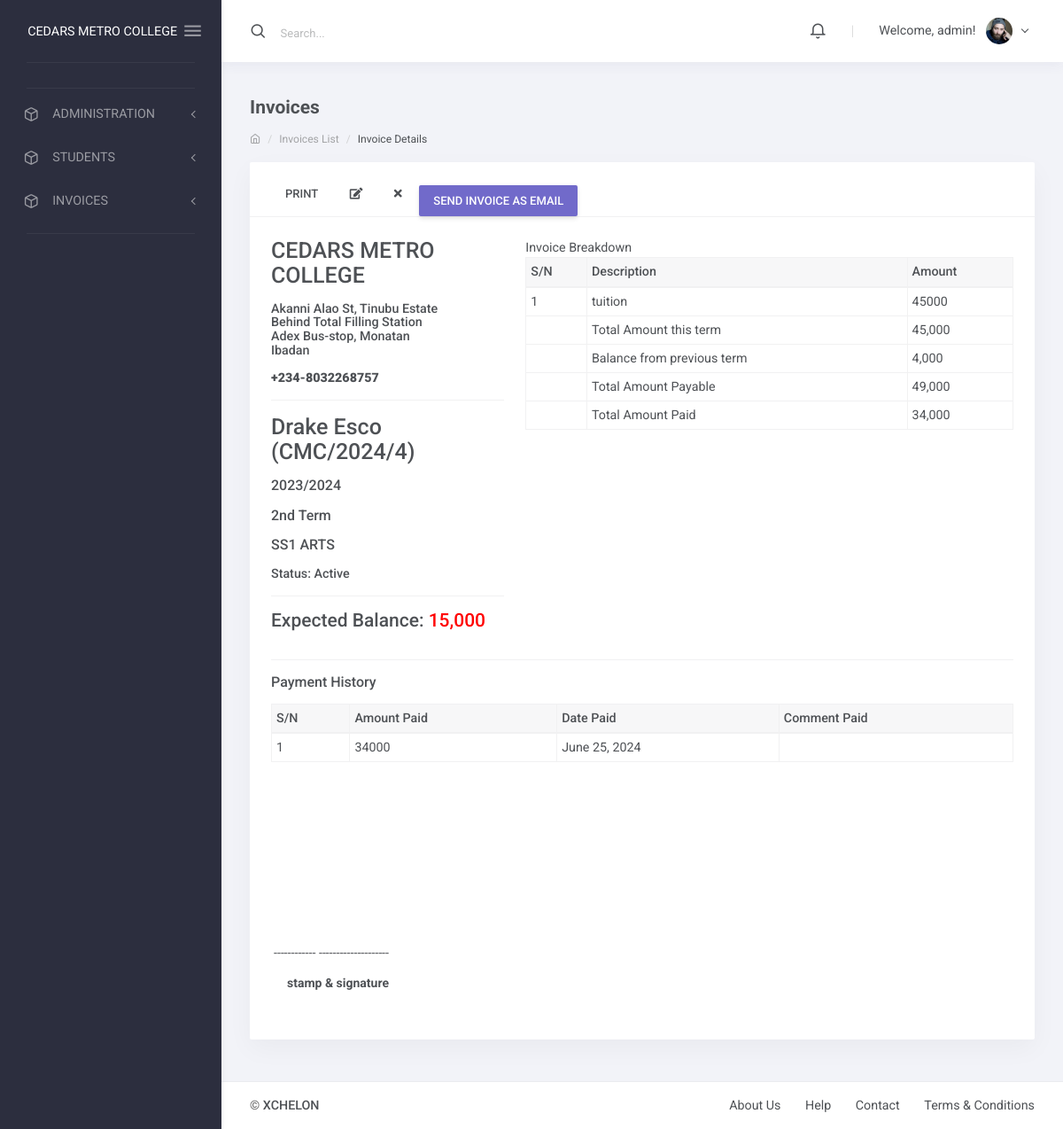
Screenshot of /finance/12/detail/ (signed in) with the database file from the repository.
### apps/finance/models.py (models this page shows, shortened)
class Invoice(models.Model):
    student = models.ForeignKey(Student, on_delete=models.CASCADE)
    session = models.ForeignKey(AcademicSession, on_delete=models.CASCADE)
    term = models.ForeignKey(AcademicTerm, on_delete=models.CASCADE)
    class_for = models.ForeignKey(StudentClass, on_delete=models.CASCADE)
    balance_from_previous_term = models.IntegerField(default=0)
    status = models.CharField(
        max_length=20,
        choices=[("active", "Active"), ("closed", "Closed")],
        default="active",
    )
    class Meta:
        ordering = ["student", "term"]
    def __str__(self):
        return f"{self.student}"
    def balance(self):
        payable = self.total_amount_payable()
        paid = self.total_amount_paid()
        return payable - paid
    def amount_payable(self):
        items = InvoiceItem.objects.filter(invoice=self)
        total = 0
        for item in items:
            total += item.amount
        return total
    def total_amount_payable(self):
        return self.balance_from_previous_term + self.amount_payable()
    def total_amount_paid(self):
        receipts = Receipt.objects.filter(invoice=self)
        amount = 0
        for receipt in receipts:
            amount += receipt.amount_paid
        return amount

class InvoiceItem(models.Model):
    invoice = models.ForeignKey(Invoice, on_delete=models.CASCADE)
    description = models.CharField(max_length=200)
    amount = models.IntegerField()

class Receipt(models.Model):
    invoice = models.ForeignKey(Invoice, on_delete=models.CASCADE)
    amount_paid = models.IntegerField()
    date_paid = models.DateField(default=timezone.now)
    comment = models.CharField(max_length=200, blank=True)

### apps/students/models.py (models this page shows, shortened)
class Student(models.Model):
    STATUS_CHOICES = [("active", "Active"), ("inactive", "Inactive")]
    GENDER_CHOICES = [("male", "Male"), ("female", "Female")]
    current_status = models.CharField(
        max_length=10, choices=STATUS_CHOICES, default="active"
    )
    registration_number = models.CharField(max_length=200, unique=True)
    surname = models.CharField(max_length=200)
    firstname = models.CharField(max_length=200)
    other_name = models.CharField(max_length=200, blank=True)
    gender = models.CharField(max_length=10, choices=GENDER_CHOICES, default="male")
    date_of_birth = models.DateField(default=timezone.now)
    current_class = models.ForeignKey(
        StudentClass, on_delete=models.SET_NULL, blank=True, null=True
    )
    date_of_admission = models.DateField(default=timezone.now)
    mobile_num_regex = RegexValidator(
        regex="^[0-9]{8,12}$", message="Entered mobile number isn't in a right format!"
    )
    parent_mobile_number = models.CharField(
        validators=[mobile_num_regex], max_length=12, blank=True
    )
    parent_email = models.EmailField(blank=True, null=True)
    address = models.TextField(blank=True)
    others = models.TextField(blank=True)
    passport = models.ImageField(blank=True, upload_to="students/passports/")
    class Meta:
        ordering = ["surname", "firstname", "other_name"]
    def __str__(self):
        return f"{self.surname} {self.firstname} {self.other_name} ({self.registration_number})"

### apps/corecode/models.py (models this page shows)
class AcademicSession(models.Model):
    name = models.CharField(max_length=200, unique=True)
    current = models.BooleanField(default=True)
    class Meta:
        ordering = ["-name"]
    def __str__(self):
        return self.name

class AcademicTerm(models.Model):
    name = models.CharField(max_length=20, unique=True)
    current = models.BooleanField(default=True)
    class Meta:
        ordering = ["name"]
    def __str__(self):
        return self.name

class StudentClass(models.Model):
    name = models.CharField(max_length=200, unique=True)
    class Meta:
        verbose_name = "Class"
        verbose_name_plural = "Classes"
        ordering = ["name"]
    def __str__(self):
        return self.name

### apps/finance/views.py (the view)
# urls.py: path("<int:pk>/detail/", InvoiceDetailView.as_view(), name="invoice-detail"),
class InvoiceDetailView(LoginRequiredMixin, DetailView):
    model = Invoice
    fields = "__all__"
    def get_context_data(self, **kwargs):
        context = super(InvoiceDetailView, self).get_context_data(**kwargs)
        context["receipts"] = Receipt.objects.filter(invoice=self.object)
        context["items"] = InvoiceItem.objects.filter(invoice=self.object)
        return context

### apps/finance/templatetags/finance_tags.py (called while the page is built)
@register.inclusion_tag('finance/notifications_tag.html')
def recent_notifications():
    notifications = Notification.objects.order_by('-timestamp')[:10]
    return {'notifications': notifications}

### apps/finance/templates/finance/invoice_detail.html (shortened to what this page needs)
{% extends 'base.html' %}
{% load humanize %}
{% block summary %}
                <div class="layout-content">
                    <div class="container-fluid flex-grow-1 container-p-y">
                        <h4 class="font-weight-bold py-3 mb-0">Invoices</h4>
                        <div class="text-muted small mt-0 mb-3 d-block breadcrumb">
                            <ol class="breadcrumb">
                                <li class="breadcrumb-item"><a href="#"><i class="feather icon-home"></i></a></li>
                                <li class="breadcrumb-item"><a href="#">Invoices List</a></li>
                                <li class="breadcrumb-item active">Invoice Details
                                </li>
                            </ol>
                        </div>
                        <div class="row">
                            <div class="col-xl-12">
                                <div class="card mb-4">
                                  <div class="card-header with-elements pb-0">
                                    <div class="card-tools">
                                      <a href="" onclick="myfun('pt')" class="btn btn-tool">Print</a>
                                      <a href="{% url 'invoice-update' object.id %}" class="btn btn-tool">
                                        <i class="fas fa-edit"></i>
                                      </a>
                                      <a href="{% url 'invoice-delete' object.id %}" class="btn btn-tool">
                                        <i class="fas fa-times"></i>
                                      </a>
                                       <a href=" " class="btn btn-primary mt-3">Send Invoice as Email</a>
                                    </div>
                                  </div>
                                    <div class="card-body">
                             <div  class="receipt" id="pt">
<div class="row" >
  <div class="col-sm-4">
    <div>
      <h3>{{ school_name | default:"CEDARS METRO COLLEGE" }} </h3>
      <h6>Akanni Alao St, Tinubu Estate <br> Behind Total Filling Station <br> Adex Bus-stop, Monatan <br>Ibadan</h6>
      <h6><b>+234-8032268757</b></h6>
    <hr>
    </div>
        <div>
      <h3>{{ object }} </h3>
      <h5>{{ object.session }} </h5>
      <h5>{{ object.term }} </h5>
      <h5>{{ object.class_for }} </h5>
      <h6>Status: {{ object.get_status_display }} </h6>
    <hr>
    <div>
      <h4>Expected Balance: <span style="color: red">{{ object.balance | intcomma }} </span></h4>
    </div>
    </div>
  </div>
  <div class="col-sm-8">
    <table class="table table-sm table-bordered">
      <thead class="thead-light">
        <tr>
          <th>S/N</th>
          <th>Description</th>
          <th>Amount</th>
        </tr>
      </thead>
      <tbody>
        {% for item in items %}
        <tr>
          <td>{{ forloop.counter }} </td>
          <td>{{ item.description }} </td>
          <td>{{ item.amount }} </td>
        </tr>
        {% endfor %}
      </tbody>
      <tfoot>
        <tr>
          <td></td>
          <td>Total Amount this term</td>
          <td>{{ object.amount_payable | intcomma}}</td>
        </tr>
        <tr>
          <td></td>
          <td>Balance from previous term</td>
          <td>{{ object.balance_from_previous_term | intcomma }}</td>
        </tr>
        <tr>
          <td></td>
          <td>Total Amount Payable</td>
          <td>{{ object.total_amount_payable | intcomma}}</td>
        </tr>
        <tr>
          <td></td>
          <td>Total Amount Paid</td>
          <td>{{ object.total_amount_paid | intcomma}}</td>
        </tr>
      </tfoot>
    </table>
  </div>
</div>
<hr>
<div>
<h5>Payment History</h5>
<table class="table table-bordered table-sm">
  <thead class="thead-light">
    <tr>
      <th>S/N</th>
      <th>Amount Paid</th>
      <th>Date Paid</th>
      <th>Comment Paid</th>
    </tr>
  </thead>
  <tbody>
    {% for receipt in receipts %}
    <tr>
      <td>{{ forloop.counter }}</td>
      <td>{{ receipt.amount_paid}}</td>
      <td>{{ receipt.date_paid}}</td>
      <td>{{ receipt.comment}}</td>
    </tr>
    {% endfor %}
  </tbody>
</table>
</div>
<br><br><br><br><br><br>
<div>
<div class="row">
<div class="mt-5" style="/* float: right; */padding: 15px;text-align: right;">
<p style="/* text-align: right; */">------------
    --------------------</p>
<h4 style="font-weight: bold; font-size: 14px; ">stamp &amp; signature</h4>
</div>
</div>
</div>
</div>
                                </div>
                              </div>
                            </div>
                        </div>
                    </div>
                </div>
{% endblock summary %}

### templates/base.html (shortened to what this page needs)
{% load static %}
<!DOCTYPE html>
<html lang="en" class="material-style layout-fixed">
<head>
     <link href="{% static 'django_select2/django_select2.css' %}" rel="stylesheet" />
    <link rel="stylesheet" href="{% static 'assets/fonts/fontawesome.css' %}">
    <link rel="stylesheet" href="{% static 'assets/fonts/ionicons.css' %}">
    <link rel="stylesheet" href="{% static 'assets/fonts/linearicons.css' %}">
    <link rel="stylesheet" href="{% static 'assets/fonts/open-iconic.css' %}">
    <link rel="stylesheet" href="{% static 'assets/fonts/pe-icon-7-stroke.css' %}">
    <link rel="stylesheet" href="{% static 'assets/fonts/feather.css' %}">
    <link rel="stylesheet" href="{% static 'assets/css/bootstrap-material.css' %}">
    <link rel="stylesheet" href="{% static 'assets/css/shreerang-material.css' %}">
    <link rel="stylesheet" href="{% static 'assets/css/uikit.css' %}">
    <link rel="stylesheet" href="{% static 'assets/libs/perfect-scrollbar/perfect-scrollbar.css' %}">
    <link rel="stylesheet" href="{% static 'assets/libs/flot/flot.css' %}">
    <link rel="stylesheet" href="{% static 'plugins\select2\dist\css\select2.min.css' %}">
</head>
<body>
    <div class="layout-wrapper layout-2">
        <div class="layout-inner">
            {% include 'navbar.html' %}
            <div class="layout-container">
                <nav class="layout-navbar navbar navbar-expand-lg align-items-lg-center bg-white container-p-x" id="layout-navbar">
                    <div class="navbar-collapse collapse" id="layout-navbar-collapse">
                        <div class="navbar-nav align-items-lg-center">
                            <label class="nav-item navbar-text navbar-search-box p-0 active">
                                <i class="feather icon-search navbar-icon align-middle"></i>
                                <span class="navbar-search-input pl-2">
                                    <input type="text" class="form-control navbar-text mx-2" placeholder="Search...">
                                </span>
                            </label>
                        </div>
                        <div class="navbar-nav align-items-lg-center ml-auto">
                            <div class="demo-navbar-notifications nav-item dropdown mr-lg-3">
                                <a class="nav-link dropdown-toggle hide-arrow" href="#" data-toggle="dropdown">
                                    <i class="feather icon-bell navbar-icon align-middle"></i>
                                </a>
                                         {% load finance_tags %}
                            </div>
                            <div class="nav-item d-none d-lg-block text-big font-weight-light line-height-1 opacity-25 mr-3 ml-1">|</div>
                            <div class="demo-navbar-user nav-item dropdown">
                                <a class="nav-link dropdown-toggle" href="#" data-toggle="dropdown">
                                    <span class="d-inline-flex flex-lg-row-reverse align-items-center align-middle">
                                        <img src="assets/img/avatars/1.png" alt class="d-block ui-w-30 rounded-circle">
                                        <span class="px-1 mr-lg-2 ml-2 ml-lg-0">
                                            {% if user.is_authenticated %}
                                            Welcome, {{ user.username }}!
                                                {% else %}
                                            You are not logged in.
                                                {% endif %}
                                        </span>
                                    </span>
                                </a>
                            </div>
                        </div>
                    </div>
                </nav>
                {% block summary %}
                {% endblock summary %}
                    <nav class="layout-footer footer bg-white">
                        <div class="container-fluid d-flex flex-wrap justify-content-between text-center container-p-x pb-3">
                            <div class="pt-3">
                                <span class="footer-text font-weight-semibold">&copy; <a href="xchelon.com.ng" class="footer-link" target="_blank">XCHELON</a></span>
                            </div>
                            <div>
                                <a href="javascript:" class="footer-link pt-3">About Us</a>
                                <a href="javascript:" class="footer-link pt-3 ml-4">Help</a>
                                <a href="javascript:" class="footer-link pt-3 ml-4">Contact</a>
                                <a href="javascript:" class="footer-link pt-3 ml-4">Terms &amp; Conditions</a>
                            </div>
                        </div>
                    </nav>
                </div>
            </div>
        </div>
</body>
</html>

### static/assets/css/uikit.css (style rules this page uses)
.ui-w-30 { width: 30px !important; height: auto; }

### rows the page displays
Invoice: student.registration_number "Drake Esco (CMC/2024/4)", session "2023/2024", term "2nd Term", class_for "SS1 ARTS", status "Active", balance "15,000", amount_payable "45,000", balance_from_previous_term "4,000", total_amount_payable "49,000", total_amount_paid "34,000"
InvoiceItem: description "tuition", amount "45000"
Receipt: amount_paid "34000", date_paid "June 25, 2024"

### other values shown
{{ school_name | default:"CEDARS METRO COLLEGE" }} "CEDARS METRO COLLEGE"
{{ user.username }} "admin"
